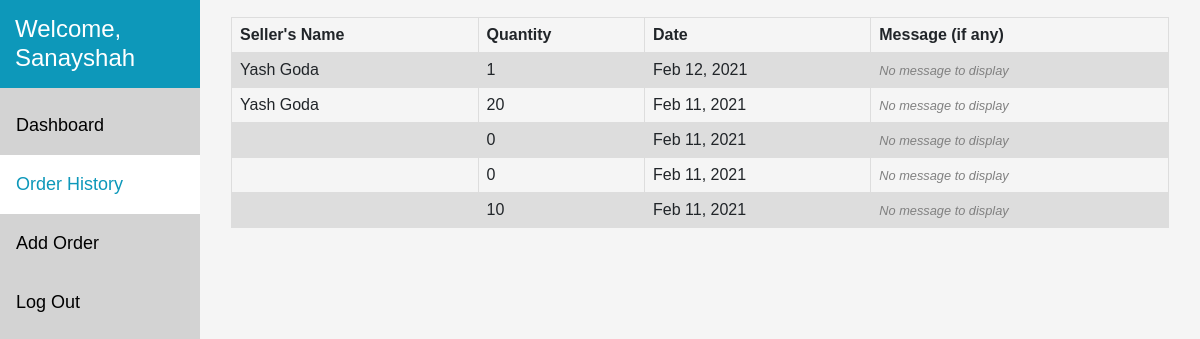
The app's page /order-history/ (signed in) with its own data.
### Client/models.py (models this page shows)
class Order(models.Model):
    client=models.ForeignKey(Client, on_delete=models.CASCADE, default='')
    seller_name = models.CharField(max_length=40, default='', verbose_name="Seller's name")
    message = models.TextField(verbose_name='Message to the seller (optional)', null='True', blank='true')
    quantity=models.IntegerField(default=0)
    date_posted =models.DateTimeField(default=timezone.now)
    class Meta:
        ordering=['-date_posted']

### Client/views.py (the view)
# urls.py: path('order-history/', views.OrderHistory, name='OrderHistory'),
def OrderHistory(request):
    orders=Order.objects.filter(client = Client.objects.get(user = request.user))
    context={
        'orders':orders,
        'orderHistory':'active'
    }
    return render(request,'Client/order_history.html',context)

### Client/templates/Client/order_history.html (shortened to what this page needs)
{% extends 'Client/base.html' %}
{% load crispy_forms_tags %}
{% load static %}
{% block content %}
{% include 'Client/ngo_sidebar.html' %}
      <div class="content ">
     <div class="container">
        <table class="mt-3">
            <tr>
               <th>Seller's Name</th>
              <th>Quantity</th>
              <th>Date</th>
              <th>Message (if any)</th>
            </tr>
            {% for o in orders %}
            <tr>
                <td>{{o.seller_name}}</td>
              <td>{{o.quantity}}</td>
              <td>{{o.date_posted|date:"M d, Y"}}</td>
              <td>{% if o.message %}{{o.message}}{% else %}<small style="color: gray;font-style: italic;">No message to display{% endif %}<small</td>
            </tr>
            {% endfor %}
          </table>
  </div>
              </div >
{% endblock content %}

### Client/templates/Client/base.html (shortened to what this page needs)
<html>
    <head>
        <link rel="stylesheet" href="https://maxcdn.bootstrapcdn.com/bootstrap/4.0.0/css/bootstrap.min.css">
</head>
<body>
    {% block content %}
    {% endblock content %}
</body>
</html>

### Client/templates/Client/ngo_sidebar.html (shortened to what this page needs)
<div class="" style="">
  <div class="sidebar">
      <h4 >Welcome, {{user.username}}</h4>
      <a  href={% url 'ClientDashboard' %} class='{{dashboard}}'>Dashboard</a>
      <a href={% url 'OrderHistory' %} class='{{orderHistory}}'>Order History</a>
      <a href={% url 'addOrder' %} class='{{addOrder}}'>Add Order</a>
      <a href='myModal69' data-toggle="modal" data-target="#myModal69">Log Out</a>
    </div>
</div>

### Client/templates/Client/base.html (style rules this page uses)
body { background-color: white; font-family: Arial, Helvetica, sans-serif; height: 100%; }
html { font-size: 1rem; }

### Client/templates/Client/order_history.html (style rules this page uses)
table { font-family: arial, sans-serif; border-collapse: collapse; width: 100%; }
td, th { border: 1px solid #dddddd; text-align: left; padding: 8px; }
tr:nth-child(even) { background-color: #dddddd; }
body { background-color: whitesmoke; }

### Client/templates/Client/ngo_sidebar.html (style rules this page uses)
.sidebar { margin: 0; padding: 0; width: 200px; background-color:lightgray; position: fixed; height: 760px; overflow: auto; }
.sidebar a { display: block; color: black; padding: 16px; text-decoration: none; font-size: 18px; }
.sidebar h4 { display: block; color: white; padding: 15px; background-color: #0D98BA; }
.sidebar a.active { background-color: white; color: #0D98BA; }
div.content { margin-left: 200px; padding: 1px 16px; }

### records on screen
Order: seller_name "Yash Goda", quantity "1", date_posted "Feb 12, 2021", message "No message to display"
Order: seller_name "Yash Goda", quantity "20", date_posted "Feb 11, 2021", message "No message to display"
Order: quantity "0", date_posted "Feb 11, 2021", shows "No message to display"
Order: quantity "0", date_posted "Feb 11, 2021", shows "No message to display"
Order: quantity "10", date_posted "Feb 11, 2021", shows "No message to display"

### other values on screen
{{ user.username }} "Sanayshah"
